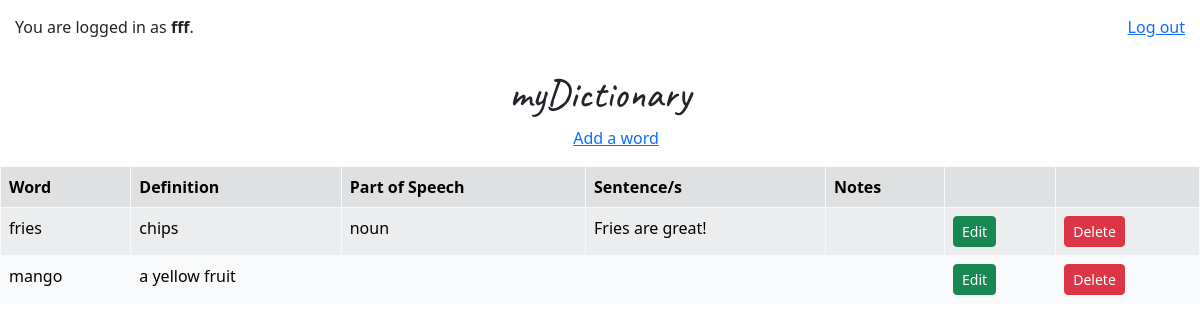
/ (signed in), run on the app's committed database.
### tables this page shows
CREATE TABLE users (id INTEGER PRIMARY KEY AUTOINCREMENT NOT NULL, username TEXT NOT NULL, hash TEXT NOT NULL);

CREATE TABLE words (id INTEGER PRIMARY KEY AUTOINCREMENT NOT NULL, userID INTEGER NOT NULL, word TEXT NOT NULL, definition TEXT, partOfSpeech TEXT, sentence TEXT, notes TEXT, FOREIGN KEY (userID) REFERENCES users (id));

### app.py (the view)
@app.route("/")
@login_required
def index():
    userID = session["user_id"]
    username = db.execute("SELECT username FROM users WHERE id = ?", userID)[0]["username"]
    words = db.execute("SELECT * FROM words WHERE userID = ? GROUP BY word", userID)
    return render_template("index.html", username=username, words=words)

### app.py (called while the page is built)
@app.after_request
def after_request(response):
    response.headers["Cache-Control"] = "no-cache, no-store, must-revalidate"
    response.headers["Expires"] = 0
    response.headers["Pragma"] = "no-cache"
    return response

def login_required(f):
    @wraps(f)
    def decorated_function(*args, **kwargs):
        if session.get("user_id") is None:
            return redirect("/login")
        return f(*args, **kwargs)
    return decorated_function

### templates/index.html (shortened to what this page needs)
{% extends "layout.html" %}
{% block body %}
    {% if session["user_id"] %}
        <div class="status">
            <div>
                <p>You are logged in as <b>{{ username }}</b>.
            </div>
            <div>
                <a href="/logout">Log out</a></p>
            </div>
        </div>
        <div class="header">
            <h1>myDictionary</h1>
        </div>
        <div class="nav">
            <ul>
                <li><a href="/add">Add a word</a></li>
            </ul>
        </div>
        <table class="table table-light table-striped table-hover table-bordered border-light">
            <thead class="table-active">
                <th>Word</th>
                <th>Definition</th>
                <th>Part of Speech</th>
                <th>Sentence/s</th>
                <th>Notes</th>
                <th></th>
                <th></th>
            </thead>
            <tbody>
                {% for word in words %}
                    <tr>
                        <td>{{ word['word'] }}</td>
                        <td>{{ word['definition'] }}</td>
                        <td>{{ word['partOfSpeech'] }}</td>
                        <td>{{ word['sentence'] }}</td>
                        <td>{{ word['notes'] }}</td>
                        <td>
                            <form action="/edit" method="post">
                                <input class="btn btn-success btn-sm" type="submit" value="Edit">
                            </form>
                        </td>
                        <td>
                            <form action="/delete" method="post">
                                <input class="btn btn-danger btn-sm" type="submit" value="Delete">
                            </form>
                        </td>
                    </tr>
                {% endfor %}
            </tbody>
        </table>
    {% else %}
        You are not logged in. <a href="/login">Log in</a>.
    {% endif %}
{% endblock %}

### static/styles.css (style rules this page uses)
.status { display: flex; justify-content: space-between; padding: 15px; }
.header { display: flex; justify-content: center; }
.nav { display: flex; justify-content: center; }
.nav > ul { list-style-type: none; }
h1, h3 { font-family: 'Caveat', cursive; }

### data on the page
users: username "fff"
words: word "fries", definition "chips", partOfSpeech "noun", sentence "Fries are great!"
words: word "mango", definition "a yellow fruit"
